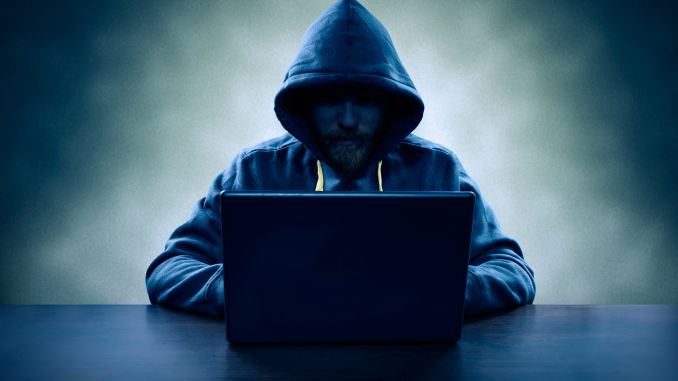
#> input picture image_video_processing/123.jpg, 678 x 381 px
$ python corner_detection.py
#> lines starting #> are read from the running program, lines starting #| are printed output that depends on the picture; after the words box and inside, x2 and y2 are one past the last pixel; in counts of white or black regions, pixels touching at a corner belong together
import numpy as np
import cv2

img = cv2.imread('123.jpg')
#> img is the input picture: shape (381, 678, 3); mean B, G, R 109.4, 89.4, 60.1
gray = cv2.cvtColor(img,cv2.COLOR_BGR2GRAY)
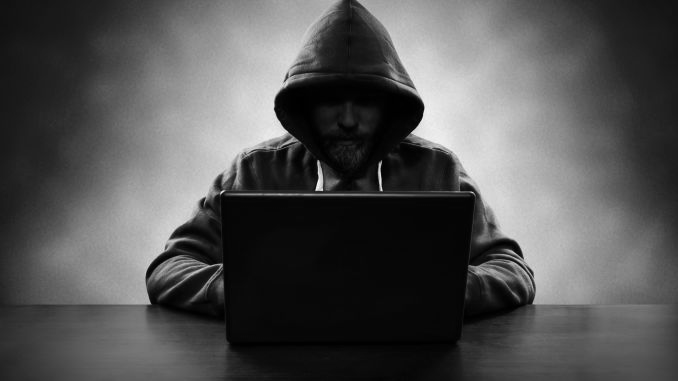
#> gray: shape (381, 678); min 0, max 254, mean 82.9
gray = np.float32(gray)

corners = cv2.goodFeaturesToTrack(gray, 100, 0.01, 10)
#> corners = 100 rows, first 8: [316, 190], [381, 190], [318, 160], [149, 303], [220, 193], [205, 198], [412, 133], [381, 161]
corners = np.int0(corners)

for corner in corners:
    x,y = corner.ravel()
    cv2.circle(img,(x,y),4,255,-1)
#> this loop made 100 passes
#> (x, y) on passes 1 to 12: (316, 190), (381, 190), (318, 160), (149, 303), (220, 193), (205, 198), (412, 133), (381, 161), (221, 264), (170, 238), (522, 258), (533, 303)
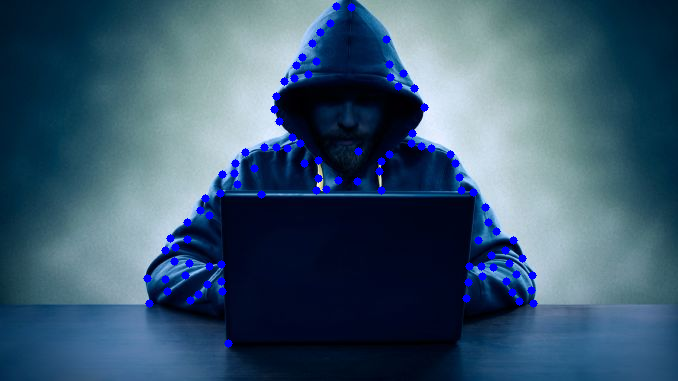
#> img: shape (381, 678, 3); 1.9% of pixels changed, all inside (x1, y1, x2, y2) = (143, 2, 538, 348)

cv2.imshow('Corner',gray)
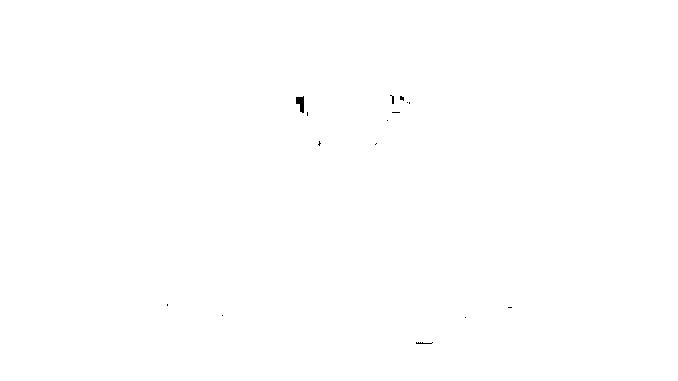
#> window 'Corner': shape (381, 678); 99.9% white; 15 black regions (13 under 20 px), largest, box (x1, y1, x2, y2) and area: (296, 96, 304, 113) 91, (416, 342, 433, 344) 21

$ run again, with image_video_processing/Yolo.jpg copied over image_video_processing/123.jpg
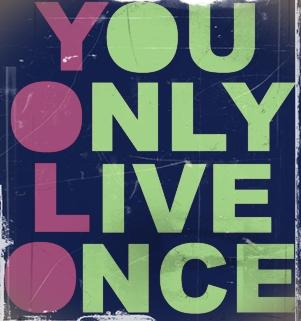
#> input picture image_video_processing/Yolo.jpg, 301 x 321 px
#> img is the input picture: shape (321, 301, 3); mean B, G, R 103.9, 100.8, 91.4
#> `gray = cv2.cvtColor(img,cv2.COLOR_BGR2GRAY)`:
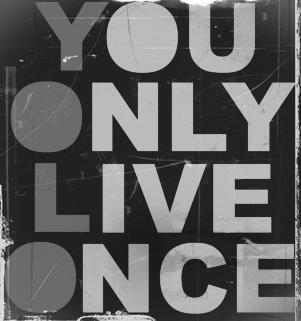
#> gray: shape (321, 301); min 7, max 255, mean 98.3
#> corners = 100 rows, first 8: [12, 243], [111, 314], [222, 83], [225, 150], [133, 164], [235, 204], [248, 150], [258, 103]
#> the loop `for corner in corners:` made 100 passes
#> after the loop `for corner in corners:`:
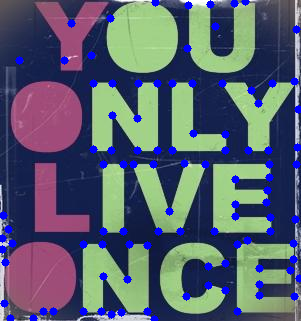
#> img: shape (321, 301, 3); 4.99% of pixels changed, all inside (x1, y1, x2, y2) = (0, 0, 301, 321)
